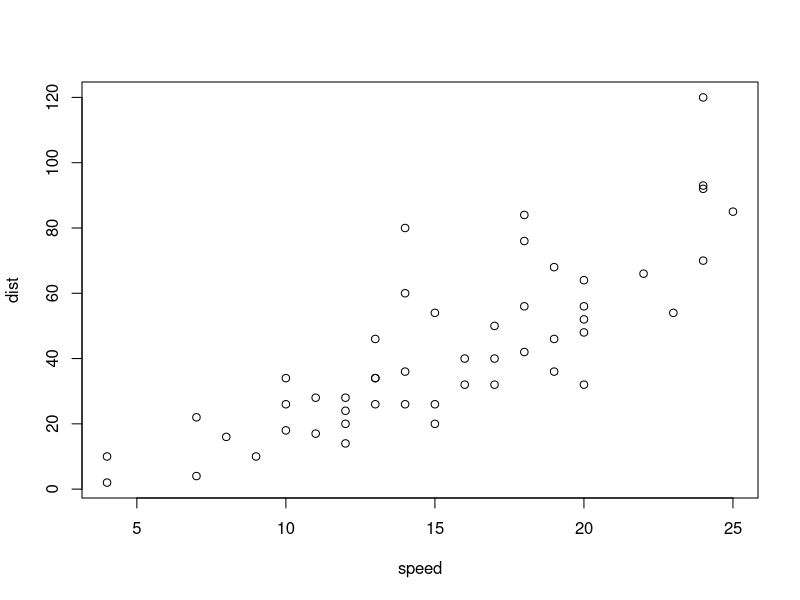
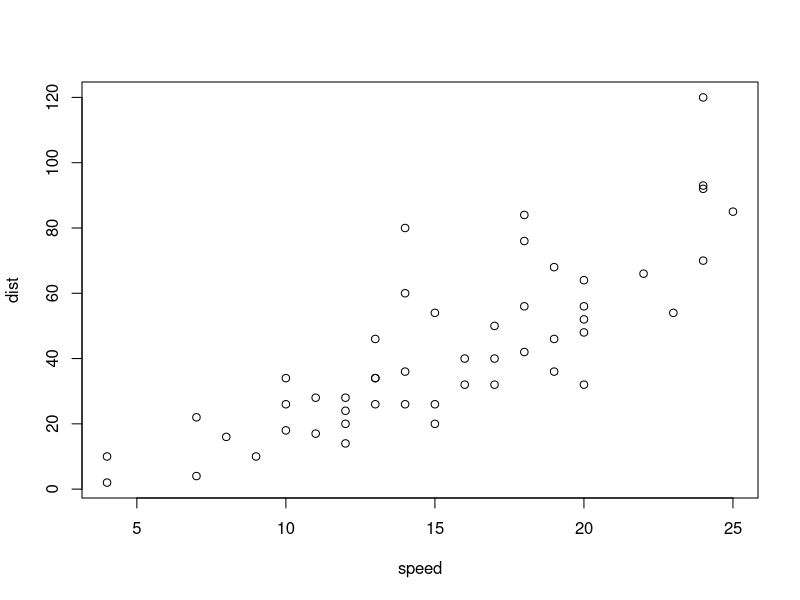
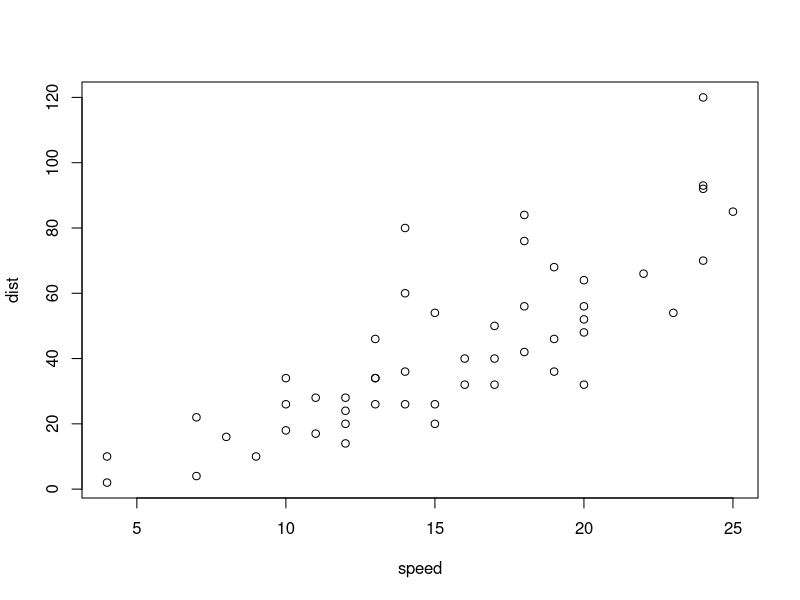

Source code (R) for these figures, in order:
## ---- chunk 1
plot(cars)
## ---- chunk 2
plot(cars)
## ---- chunk 3
plot(cars)
## ---- chunk 4
sessionInfo()
